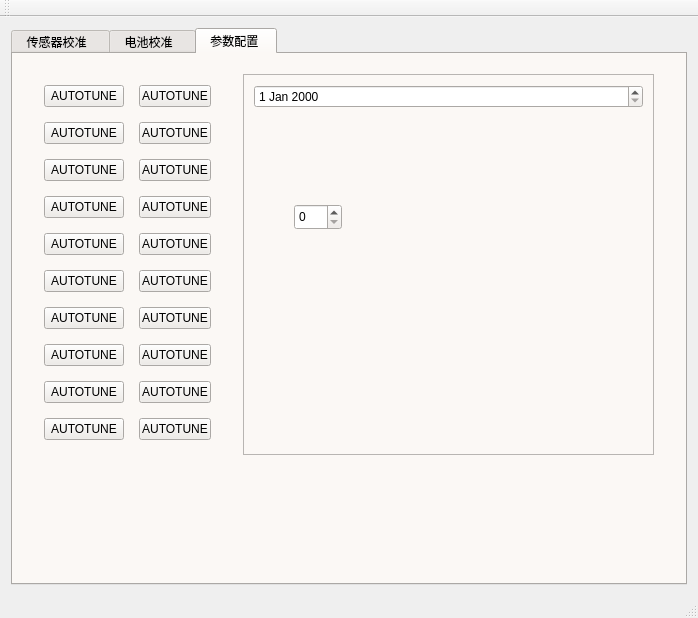
<?xml version="1.0" encoding="UTF-8"?>
<ui version="4.0">
 <class>MainWindow</class>
 <widget class="QMainWindow" name="MainWindow">
  <property name="geometry">
   <rect>
    <x>0</x>
    <y>0</y>
    <width>698</width>
    <height>618</height>
   </rect>
  </property>
  <property name="windowTitle">
   <string>MainWindow</string>
  </property>
  <widget class="QWidget" name="centralWidget">
   <layout class="QHBoxLayout" name="horizontalLayout">
    <item>
     <widget class="QTabWidget" name="tabWidget">
      <property name="enabled">
       <bool>true</bool>
      </property>
      <property name="palette">
       <palette>
        <active>
         <colorrole role="WindowText">
          <brush brushstyle="SolidPattern">
           <color alpha="255">
            <red>0</red>
            <green>0</green>
            <blue>0</blue>
           </color>
          </brush>
         </colorrole>
         <colorrole role="Button">
          <brush brushstyle="SolidPattern">
           <color alpha="255">
            <red>239</red>
            <green>235</green>
            <blue>231</blue>
           </color>
          </brush>
         </colorrole>
         <colorrole role="Light">
          <brush brushstyle="SolidPattern">
           <color alpha="255">
            <red>255</red>
            <green>255</green>
            <blue>255</blue>
           </color>
          </brush>
         </colorrole>
         <colorrole role="Midlight">
          <brush brushstyle="SolidPattern">
           <color alpha="255">
            <red>247</red>
            <green>245</green>
            <blue>243</blue>
           </color>
          </brush>
         </colorrole>
         <colorrole role="Dark">
          <brush brushstyle="SolidPattern">
           <color alpha="255">
            <red>119</red>
            <green>117</green>
            <blue>115</blue>
           </color>
          </brush>
         </colorrole>
         <colorrole role="Mid">
          <brush brushstyle="SolidPattern">
           <color alpha="255">
            <red>159</red>
            <green>157</green>
            <blue>154</blue>
           </color>
          </brush>
         </colorrole>
         <colorrole role="Text">
          <brush brushstyle="SolidPattern">
           <color alpha="255">
            <red>0</red>
            <green>0</green>
            <blue>0</blue>
           </color>
          </brush>
         </colorrole>
         <colorrole role="BrightText">
          <brush brushstyle="SolidPattern">
           <color alpha="255">
            <red>255</red>
            <green>255</green>
            <blue>255</blue>
           </color>
          </brush>
         </colorrole>
         <colorrole role="ButtonText">
          <brush brushstyle="SolidPattern">
           <color alpha="255">
            <red>0</red>
            <green>0</green>
            <blue>0</blue>
           </color>
          </brush>
         </colorrole>
         <colorrole role="Base">
          <brush brushstyle="SolidPattern">
           <color alpha="255">
            <red>255</red>
            <green>255</green>
            <blue>255</blue>
           </color>
          </brush>
         </colorrole>
         <colorrole role="Window">
          <brush brushstyle="SolidPattern">
           <color alpha="255">
            <red>239</red>
            <green>235</green>
            <blue>231</blue>
           </color>
          </brush>
         </colorrole>
         <colorrole role="Shadow">
          <brush brushstyle="SolidPattern">
           <color alpha="255">
            <red>0</red>
            <green>0</green>
            <blue>0</blue>
           </color>
          </brush>
         </colorrole>
         <colorrole role="AlternateBase">
          <brush brushstyle="SolidPattern">
           <color alpha="255">
            <red>247</red>
            <green>245</green>
            <blue>243</blue>
           </color>
          </brush>
         </colorrole>
         <colorrole role="ToolTipBase">
          <brush brushstyle="SolidPattern">
           <color alpha="255">
            <red>255</red>
            <green>255</green>
            <blue>220</blue>
           </color>
          </brush>
         </colorrole>
         <colorrole role="ToolTipText">
          <brush brushstyle="SolidPattern">
           <color alpha="255">
            <red>0</red>
            <green>0</green>
            <blue>0</blue>
           </color>
          </brush>
         </colorrole>
        </active>
        <inactive>
         <colorrole role="WindowText">
          <brush brushstyle="SolidPattern">
           <color alpha="255">
            <red>0</red>
            <green>0</green>
            <blue>0</blue>
           </color>
          </brush>
         </colorrole>
         <colorrole role="Button">
          <brush brushstyle="SolidPattern">
           <color alpha="255">
            <red>239</red>
            <green>235</green>
            <blue>231</blue>
           </color>
          </brush>
         </colorrole>
         <colorrole role="Light">
          <brush brushstyle="SolidPattern">
           <color alpha="255">
            <red>255</red>
            <green>255</green>
            <blue>255</blue>
           </color>
          </brush>
         </colorrole>
         <colorrole role="Midlight">
          <brush brushstyle="SolidPattern">
           <color alpha="255">
            <red>247</red>
            <green>245</green>
            <blue>243</blue>
           </color>
          </brush>
         </colorrole>
         <colorrole role="Dark">
          <brush brushstyle="SolidPattern">
           <color alpha="255">
            <red>119</red>
            <green>117</green>
            <blue>115</blue>
           </color>
          </brush>
         </colorrole>
         <colorrole role="Mid">
          <brush brushstyle="SolidPattern">
           <color alpha="255">
            <red>159</red>
            <green>157</green>
            <blue>154</blue>
           </color>
          </brush>
         </colorrole>
         <colorrole role="Text">
          <brush brushstyle="SolidPattern">
           <color alpha="255">
            <red>0</red>
            <green>0</green>
            <blue>0</blue>
           </color>
          </brush>
         </colorrole>
         <colorrole role="BrightText">
          <brush brushstyle="SolidPattern">
           <color alpha="255">
            <red>255</red>
            <green>255</green>
            <blue>255</blue>
           </color>
          </brush>
         </colorrole>
         <colorrole role="ButtonText">
          <brush brushstyle="SolidPattern">
           <color alpha="255">
            <red>0</red>
            <green>0</green>
            <blue>0</blue>
           </color>
          </brush>
         </colorrole>
         <colorrole role="Base">
          <brush brushstyle="SolidPattern">
           <color alpha="255">
            <red>255</red>
            <green>255</green>
            <blue>255</blue>
           </color>
          </brush>
         </colorrole>
         <colorrole role="Window">
          <brush brushstyle="SolidPattern">
           <color alpha="255">
            <red>239</red>
            <green>235</green>
            <blue>231</blue>
           </color>
          </brush>
         </colorrole>
         <colorrole role="Shadow">
          <brush brushstyle="SolidPattern">
           <color alpha="255">
            <red>0</red>
            <green>0</green>
            <blue>0</blue>
           </color>
          </brush>
         </colorrole>
         <colorrole role="AlternateBase">
          <brush brushstyle="SolidPattern">
           <color alpha="255">
            <red>247</red>
            <green>245</green>
            <blue>243</blue>
           </color>
          </brush>
         </colorrole>
         <colorrole role="ToolTipBase">
          <brush brushstyle="SolidPattern">
           <color alpha="255">
            <red>255</red>
            <green>255</green>
            <blue>220</blue>
           </color>
          </brush>
         </colorrole>
         <colorrole role="ToolTipText">
          <brush brushstyle="SolidPattern">
           <color alpha="255">
            <red>0</red>
            <green>0</green>
            <blue>0</blue>
           </color>
          </brush>
         </colorrole>
        </inactive>
        <disabled>
         <colorrole role="WindowText">
          <brush brushstyle="SolidPattern">
           <color alpha="255">
            <red>119</red>
            <green>117</green>
            <blue>115</blue>
           </color>
          </brush>
         </colorrole>
         <colorrole role="Button">
          <brush brushstyle="SolidPattern">
           <color alpha="255">
            <red>239</red>
            <green>235</green>
            <blue>231</blue>
           </color>
          </brush>
         </colorrole>
         <colorrole role="Light">
          <brush brushstyle="SolidPattern">
           <color alpha="255">
            <red>255</red>
            <green>255</green>
            <blue>255</blue>
           </color>
          </brush>
         </colorrole>
         <colorrole role="Midlight">
          <brush brushstyle="SolidPattern">
           <color alpha="255">
            <red>247</red>
            <green>245</green>
            <blue>243</blue>
           </color>
          </brush>
         </colorrole>
         <colorrole role="Dark">
          <brush brushstyle="SolidPattern">
           <color alpha="255">
            <red>119</red>
            <green>117</green>
            <blue>115</blue>
           </color>
          </brush>
         </colorrole>
         <colorrole role="Mid">
          <brush brushstyle="SolidPattern">
           <color alpha="255">
            <red>159</red>
            <green>157</green>
            <blue>154</blue>
           </color>
          </brush>
         </colorrole>
         <colorrole role="Text">
          <brush brushstyle="SolidPattern">
           <color alpha="255">
            <red>119</red>
            <green>117</green>
            <blue>115</blue>
           </color>
          </brush>
         </colorrole>
         <colorrole role="BrightText">
          <brush brushstyle="SolidPattern">
           <color alpha="255">
            <red>255</red>
            <green>255</green>
            <blue>255</blue>
           </color>
          </brush>
         </colorrole>
         <colorrole role="ButtonText">
          <brush brushstyle="SolidPattern">
           <color alpha="255">
            <red>119</red>
            <green>117</green>
            <blue>115</blue>
           </color>
          </brush>
         </colorrole>
         <colorrole role="Base">
          <brush brushstyle="SolidPattern">
           <color alpha="255">
            <red>239</red>
            <green>235</green>
            <blue>231</blue>
           </color>
          </brush>
         </colorrole>
         <colorrole role="Window">
          <brush brushstyle="SolidPattern">
           <color alpha="255">
            <red>239</red>
            <green>235</green>
            <blue>231</blue>
           </color>
          </brush>
         </colorrole>
         <colorrole role="Shadow">
          <brush brushstyle="SolidPattern">
           <color alpha="255">
            <red>0</red>
            <green>0</green>
            <blue>0</blue>
           </color>
          </brush>
         </colorrole>
         <colorrole role="AlternateBase">
          <brush brushstyle="SolidPattern">
           <color alpha="255">
            <red>239</red>
            <green>235</green>
            <blue>231</blue>
           </color>
          </brush>
         </colorrole>
         <colorrole role="ToolTipBase">
          <brush brushstyle="SolidPattern">
           <color alpha="255">
            <red>255</red>
            <green>255</green>
            <blue>220</blue>
           </color>
          </brush>
         </colorrole>
         <colorrole role="ToolTipText">
          <brush brushstyle="SolidPattern">
           <color alpha="255">
            <red>0</red>
            <green>0</green>
            <blue>0</blue>
           </color>
          </brush>
         </colorrole>
        </disabled>
       </palette>
      </property>
      <property name="cursor">
       <cursorShape>ArrowCursor</cursorShape>
      </property>
      <property name="contextMenuPolicy">
       <enum>Qt::DefaultContextMenu</enum>
      </property>
      <property name="tabPosition">
       <enum>QTabWidget::North</enum>
      </property>
      <property name="currentIndex">
       <number>2</number>
      </property>
      <property name="elideMode">
       <enum>Qt::ElideNone</enum>
      </property>
      <property name="usesScrollButtons">
       <bool>false</bool>
      </property>
      <property name="documentMode">
       <bool>false</bool>
      </property>
      <property name="tabsClosable">
       <bool>false</bool>
      </property>
      <property name="movable">
       <bool>false</bool>
      </property>
      <property name="tabBarAutoHide">
       <bool>false</bool>
      </property>
      <widget class="QWidget" name="tabSensor">
       <attribute name="icon">
        <iconset resource="icon.qrc">
         <normaloff>:/Icon/Icon/sensor.png</normaloff>:/Icon/Icon/sensor.png</iconset>
       </attribute>
       <attribute name="title">
        <string> 传感器校准   </string>
       </attribute>
       <widget class="QWidget" name="layoutWidget">
        <property name="geometry">
         <rect>
          <x>11</x>
          <y>31</y>
          <width>231</width>
          <height>311</height>
         </rect>
        </property>
        <layout class="QFormLayout" name="formLayout_3">
         <property name="verticalSpacing">
          <number>10</number>
         </property>
         <item row="0" column="0">
          <widget class="QLabel" name="label_8">
           <property name="text">
            <string>加速度计</string>
           </property>
          </widget>
         </item>
         <item row="0" column="1">
          <widget class="QComboBox" name="comAcceleromet"/>
         </item>
         <item row="1" column="0">
          <widget class="QLabel" name="label_9">
           <property name="text">
            <string>罗盘</string>
           </property>
          </widget>
         </item>
         <item row="1" column="1">
          <widget class="QComboBox" name="comCompass"/>
         </item>
         <item row="2" column="0">
          <widget class="QLabel" name="label_10">
           <property name="text">
            <string>水平视野</string>
           </property>
          </widget>
         </item>
         <item row="3" column="0" colspan="2">
          <widget class="QLabel" name="label_12">
           <property name="text">
            <string>calibrate pressure</string>
           </property>
          </widget>
         </item>
         <item row="4" column="0" colspan="2">
          <widget class="QLabel" name="label_13">
           <property name="text">
            <string>CompassMot</string>
           </property>
          </widget>
         </item>
         <item row="5" column="0" colspan="2">
          <widget class="QLabel" name="label_14">
           <property name="text">
            <string>传感器设置</string>
           </property>
          </widget>
         </item>
         <item row="6" column="0" colspan="2">
          <widget class="QPushButton" name="pushButton_5">
           <property name="text">
            <string>保存</string>
           </property>
          </widget>
         </item>
         <item row="7" column="0" colspan="2">
          <widget class="QPushButton" name="pushButton_6">
           <property name="text">
            <string>取消</string>
           </property>
          </widget>
         </item>
        </layout>
       </widget>
      </widget>
      <widget class="QWidget" name="tabPower">
       <attribute name="icon">
        <iconset resource="icon.qrc">
         <normaloff>:/Icon/Icon/Power.png</normaloff>:/Icon/Icon/Power.png</iconset>
       </attribute>
       <attribute name="title">
        <string> 电池校准   </string>
       </attribute>
       <widget class="QPushButton" name="btnCalVM">
        <property name="geometry">
         <rect>
          <x>270</x>
          <y>250</y>
          <width>89</width>
          <height>25</height>
         </rect>
        </property>
        <property name="text">
         <string>计算</string>
        </property>
       </widget>
       <widget class="QPushButton" name="btnCalAPV">
        <property name="geometry">
         <rect>
          <x>270</x>
          <y>310</y>
          <width>89</width>
          <height>25</height>
         </rect>
        </property>
        <property name="text">
         <string>计算</string>
        </property>
       </widget>
       <widget class="QWidget" name="layoutWidget">
        <property name="geometry">
         <rect>
          <x>15</x>
          <y>12</y>
          <width>218</width>
          <height>330</height>
         </rect>
        </property>
        <layout class="QFormLayout" name="formLayout">
         <property name="verticalSpacing">
          <number>10</number>
         </property>
         <item row="0" column="0">
          <widget class="QLabel" name="label">
           <property name="text">
            <string>状态监测</string>
           </property>
          </widget>
         </item>
         <item row="0" column="1">
          <widget class="QComboBox" name="comBatMonitor">
           <item>
            <property name="text">
             <string>未启用</string>
            </property>
           </item>
           <item>
            <property name="text">
             <string>仅电压</string>
            </property>
           </item>
           <item>
            <property name="text">
             <string>电压&amp;电流</string>
            </property>
           </item>
          </widget>
         </item>
         <item row="1" column="0">
          <widget class="QLabel" name="label_2">
           <property name="text">
            <string>电池容量</string>
           </property>
          </widget>
         </item>
         <item row="1" column="1">
          <widget class="QSpinBox" name="spinBatCapacity">
           <property name="suffix">
            <string> mAh</string>
           </property>
           <property name="prefix">
            <string/>
           </property>
           <property name="maximum">
            <number>50000</number>
           </property>
           <property name="singleStep">
            <number>100</number>
           </property>
           <property name="value">
            <number>5000</number>
           </property>
          </widget>
         </item>
         <item row="2" column="0">
          <widget class="QLabel" name="label_3">
           <property name="text">
            <string>预警电压</string>
           </property>
          </widget>
         </item>
         <item row="2" column="1">
          <widget class="QDoubleSpinBox" name="spinArmVolt">
           <property name="suffix">
            <string>V</string>
           </property>
           <property name="decimals">
            <number>3</number>
           </property>
           <property name="singleStep">
            <double>0.100000000000000</double>
           </property>
          </widget>
         </item>
         <item row="3" column="0">
          <widget class="QLabel" name="label_15">
           <property name="text">
            <string>传  感  器</string>
           </property>
          </widget>
         </item>
         <item row="3" column="1">
          <widget class="QComboBox" name="comPowerSensor">
           <item>
            <property name="text">
             <string>Pixhawk</string>
            </property>
           </item>
          </widget>
         </item>
         <item row="4" column="0">
          <widget class="QLabel" name="label_4">
           <property name="text">
            <string>电流引脚</string>
           </property>
          </widget>
         </item>
         <item row="4" column="1">
          <widget class="QComboBox" name="comCurrentPin">
           <item>
            <property name="text">
             <string>Pixhawk</string>
            </property>
           </item>
          </widget>
         </item>
         <item row="5" column="0">
          <widget class="QLabel" name="label_5">
           <property name="text">
            <string>电压引脚</string>
           </property>
          </widget>
         </item>
         <item row="5" column="1">
          <widget class="QComboBox" name="comVoltagePin">
           <item>
            <property name="text">
             <string>Pixhawk</string>
            </property>
           </item>
          </widget>
         </item>
         <item row="6" column="0" colspan="2">
          <widget class="QLabel" name="label_6">
           <property name="text">
            <string>Voltage multiplier</string>
           </property>
          </widget>
         </item>
         <item row="7" column="1">
          <widget class="QDoubleSpinBox" name="spinVoltMult">
           <property name="decimals">
            <number>3</number>
           </property>
           <property name="value">
            <double>12.100000000000000</double>
           </property>
          </widget>
         </item>
         <item row="8" column="0" colspan="2">
          <widget class="QLabel" name="label_7">
           <property name="text">
            <string>Amps per volt</string>
           </property>
          </widget>
         </item>
         <item row="9" column="1">
          <widget class="QDoubleSpinBox" name="spinAmpPerVolt">
           <property name="suffix">
            <string>Amps/Volt</string>
           </property>
           <property name="decimals">
            <number>3</number>
           </property>
           <property name="value">
            <double>17.000000000000000</double>
           </property>
          </widget>
         </item>
        </layout>
       </widget>
      </widget>
      <widget class="QWidget" name="tabParameter">
       <attribute name="icon">
        <iconset resource="icon.qrc">
         <normaloff>:/Icon/Icon/configure.png</normaloff>:/Icon/Icon/configure.png</iconset>
       </attribute>
       <attribute name="title">
        <string> 参数配置  </string>
       </attribute>
       <widget class="QFrame" name="frame">
        <property name="geometry">
         <rect>
          <x>230</x>
          <y>20</y>
          <width>411</width>
          <height>381</height>
         </rect>
        </property>
        <property name="frameShape">
         <enum>QFrame::StyledPanel</enum>
        </property>
        <property name="frameShadow">
         <enum>QFrame::Raised</enum>
        </property>
        <widget class="QWidget" name="layoutWidget">
         <property name="geometry">
          <rect>
           <x>0</x>
           <y>0</y>
           <width>411</width>
           <height>381</height>
          </rect>
         </property>
         <layout class="QVBoxLayout" name="verticalLayout">
          <item>
           <widget class="QDateEdit" name="dateEdit"/>
          </item>
          <item>
           <widget class="QStackedWidget" name="stackedWidget">
            <property name="currentIndex">
             <number>1</number>
            </property>
            <widget class="QWidget" name="page"/>
            <widget class="QWidget" name="page_2">
             <widget class="QSpinBox" name="spinBox">
              <property name="geometry">
               <rect>
                <x>40</x>
                <y>90</y>
                <width>48</width>
                <height>26</height>
               </rect>
              </property>
             </widget>
            </widget>
           </widget>
          </item>
         </layout>
        </widget>
       </widget>
       <widget class="QWidget" name="layoutWidget">
        <property name="geometry">
         <rect>
          <x>20</x>
          <y>20</y>
          <width>189</width>
          <height>387</height>
         </rect>
        </property>
        <layout class="QFormLayout" name="formLayout_5">
         <property name="horizontalSpacing">
          <number>15</number>
         </property>
         <property name="verticalSpacing">
          <number>15</number>
         </property>
         <item row="0" column="0">
          <widget class="QPushButton" name="pushButton">
           <property name="text">
            <string>AUTOTUNE</string>
           </property>
          </widget>
         </item>
         <item row="0" column="1">
          <widget class="QPushButton" name="pushButton_4">
           <property name="text">
            <string>AUTOTUNE</string>
           </property>
          </widget>
         </item>
         <item row="1" column="0">
          <widget class="QPushButton" name="pushButton_14">
           <property name="text">
            <string>AUTOTUNE</string>
           </property>
          </widget>
         </item>
         <item row="1" column="1">
          <widget class="QPushButton" name="pushButton_16">
           <property name="text">
            <string>AUTOTUNE</string>
           </property>
          </widget>
         </item>
         <item row="2" column="0">
          <widget class="QPushButton" name="pushButton_19">
           <property name="text">
            <string>AUTOTUNE</string>
           </property>
          </widget>
         </item>
         <item row="2" column="1">
          <widget class="QPushButton" name="pushButton_21">
           <property name="text">
            <string>AUTOTUNE</string>
           </property>
          </widget>
         </item>
         <item row="3" column="0">
          <widget class="QPushButton" name="pushButton_24">
           <property name="text">
            <string>AUTOTUNE</string>
           </property>
          </widget>
         </item>
         <item row="3" column="1">
          <widget class="QPushButton" name="pushButton_26">
           <property name="text">
            <string>AUTOTUNE</string>
           </property>
          </widget>
         </item>
         <item row="4" column="0">
          <widget class="QPushButton" name="pushButton_2">
           <property name="text">
            <string>AUTOTUNE</string>
           </property>
          </widget>
         </item>
         <item row="4" column="1">
          <widget class="QPushButton" name="pushButton_13">
           <property name="text">
            <string>AUTOTUNE</string>
           </property>
          </widget>
         </item>
         <item row="5" column="0">
          <widget class="QPushButton" name="pushButton_18">
           <property name="text">
            <string>AUTOTUNE</string>
           </property>
          </widget>
         </item>
         <item row="5" column="1">
          <widget class="QPushButton" name="pushButton_17">
           <property name="text">
            <string>AUTOTUNE</string>
           </property>
          </widget>
         </item>
         <item row="6" column="0">
          <widget class="QPushButton" name="pushButton_23">
           <property name="text">
            <string>AUTOTUNE</string>
           </property>
          </widget>
         </item>
         <item row="6" column="1">
          <widget class="QPushButton" name="pushButton_22">
           <property name="text">
            <string>AUTOTUNE</string>
           </property>
          </widget>
         </item>
         <item row="7" column="0">
          <widget class="QPushButton" name="pushButton_28">
           <property name="text">
            <string>AUTOTUNE</string>
           </property>
          </widget>
         </item>
         <item row="7" column="1">
          <widget class="QPushButton" name="pushButton_27">
           <property name="text">
            <string>AUTOTUNE</string>
           </property>
          </widget>
         </item>
         <item row="8" column="0">
          <widget class="QPushButton" name="pushButton_20">
           <property name="text">
            <string>AUTOTUNE</string>
           </property>
          </widget>
         </item>
         <item row="8" column="1">
          <widget class="QPushButton" name="pushButton_3">
           <property name="text">
            <string>AUTOTUNE</string>
           </property>
          </widget>
         </item>
         <item row="9" column="0">
          <widget class="QPushButton" name="pushButton_25">
           <property name="text">
            <string>AUTOTUNE</string>
           </property>
          </widget>
         </item>
         <item row="9" column="1">
          <widget class="QPushButton" name="pushButton_15">
           <property name="text">
            <string>AUTOTUNE</string>
           </property>
          </widget>
         </item>
        </layout>
       </widget>
      </widget>
     </widget>
    </item>
   </layout>
  </widget>
  <widget class="QMenuBar" name="menuBar">
   <property name="geometry">
    <rect>
     <x>0</x>
     <y>0</y>
     <width>698</width>
     <height>22</height>
    </rect>
   </property>
  </widget>
  <widget class="QToolBar" name="mainToolBar">
   <attribute name="toolBarArea">
    <enum>TopToolBarArea</enum>
   </attribute>
   <attribute name="toolBarBreak">
    <bool>false</bool>
   </attribute>
  </widget>
  <widget class="QStatusBar" name="statusBar"/>
 </widget>
 <layoutdefault spacing="6" margin="11"/>
 <resources>
  <include location="icon.qrc"/>
 </resources>
 <connections/>
</ui>
